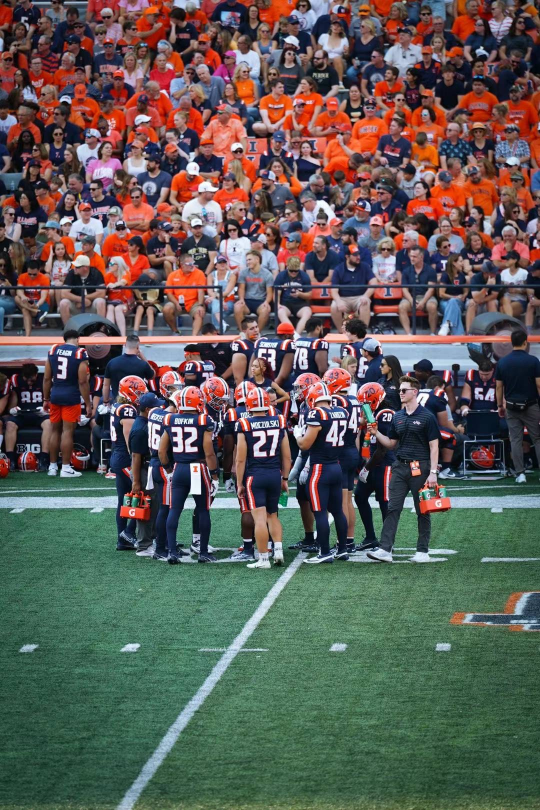
#> input picture project-mosaic/tiles/微信图片_20241016130828.jpg, 1080 x 1620 px (shown at 1/2 size); its folder holds only this picture in this run
$ jupyter execute shrink-images.ipynb
#> lines starting #> are read from the running program, lines starting #| are printed output that depends on the picture
### project-mosaic/DISCOVERY.py
import pandas as pd
from PIL import Image

def df_image(fileName):
  data = loadImage(fileName)
  return createImageDataFrame(data)

# [92 lines left out: functions loadImage, squareAndResizeImage, rgb2lab, imageToArray, not called in this run]


imageCache = {}


# [7 lines left out: function getTileImage, not called in this run]


def isImageFile(file):
#> called with file = 'tiles/微信图片_20241016130828.jpg'
  for ext in [".jpg", ".jpeg", ".png"]:
    if file.endswith(ext) or file.endswith(ext.upper()):
      return True

  return False

# [11 lines left out: function listTileImagesInPath, not called in this run]


tada = "\N{PARTY POPPER}"


# [309 lines left out: functions run_test_case_1b, run_test_case_2, run_test_case_3, run_test_case_4, run_test_case_5, run_test_case_6 and 2 more, not called in this run]

### project-mosaic/shrink-images.ipynb
# Shrink Images for Project Mosaic

If you use have many large images, this notebook contains the code to shrink your images to allow the mosaic to run quicker!

- Run both of the below cells to shrink all your images.
- Make sure your file folder is correct in the variables below:

[cell 1]
# What folder contains your tile images?
tileImageFolder = "tiles"

# What is the size of your final, smaller tile images?
# - Your image will be resized to `tileImageDimension` x `tileImageDimension`
tileImageDimension = 32

# What is the new folder for your smaller tile images?
smallTileImageFolder = f"{tileImageFolder}-small"

[cell 2]
import DISCOVERY
from PIL import Image
import os

os.makedirs(smallTileImageFolder, exist_ok=True)

for fileName in os.listdir(tileImageFolder):
  fullPath = os.path.join(tileImageFolder, fileName)
  if os.path.isfile(fullPath) and DISCOVERY.isImageFile(fullPath):
    print(f"Shrinking {fullPath}...")
    image = Image.open(fullPath)
#> image is the input picture: PIL image 1080x1620 RGB; mean R, G, B 94.4, 91, 85.7
    width, height = image.size
#> width = 1080; height = 1620
    dimension = min(width, height)
#> dimension = 1080
    image = image.crop((0, 0, dimension, dimension))
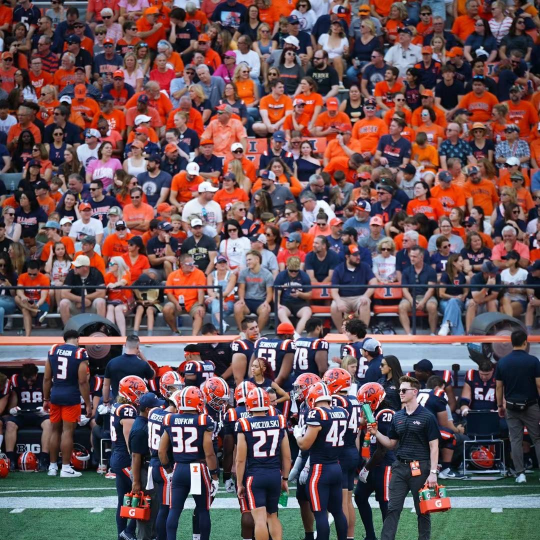
#> image: PIL image 1080x1080 RGB (shown at 1/2 size); mean R, G, B 106.4, 82.3, 85.2
    image = image.resize((tileImageDimension, tileImageDimension), resample=Image.Resampling.LANCZOS)
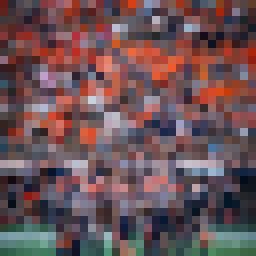
#> image: PIL image 32x32 RGB (shown 8 times larger); mean R, G, B 106.3, 82.2, 85.1
    image.save(os.path.join(smallTileImageFolder, fileName))

tada = "\N{PARTY POPPER}"
print()
print(f"{tada} SHRINK COMPLETE!")
print(f"- All image files in \"{tileImageFolder}\" are now {tileImageDimension}px x {tileImageDimension}px and saved in \"{smallTileImageFolder}\".")
print(f"- Use \"{smallTileImageFolder}\" as your tile image folder to run the mosaic creation much faster!")

$ run again, on project-mosaic/tiles/微信图片_202410161309403.jpg
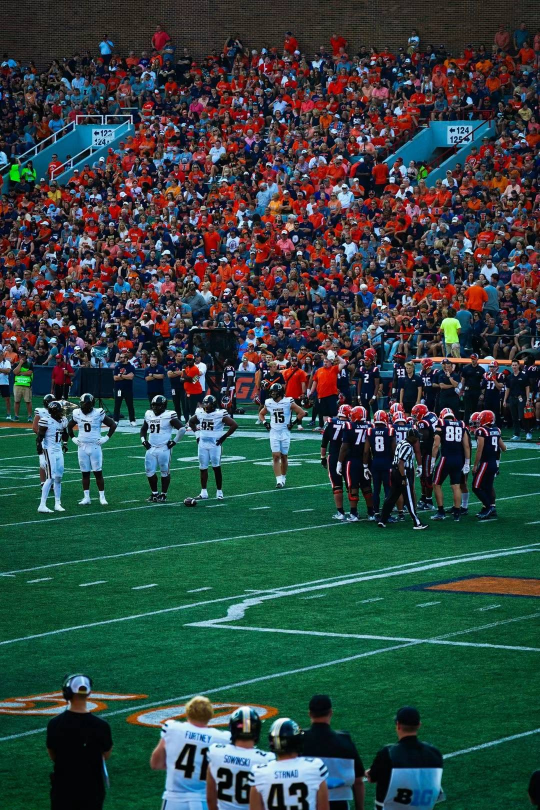
#> input picture project-mosaic/tiles/微信图片_202410161309403.jpg, 1080 x 1620 px (shown at 1/2 size)
#> image is the input picture: PIL image 1080x1620 RGB; mean R, G, B 49.9, 69.7, 65.2
#> `image = image.crop((0, 0, dimension, dimension))`:
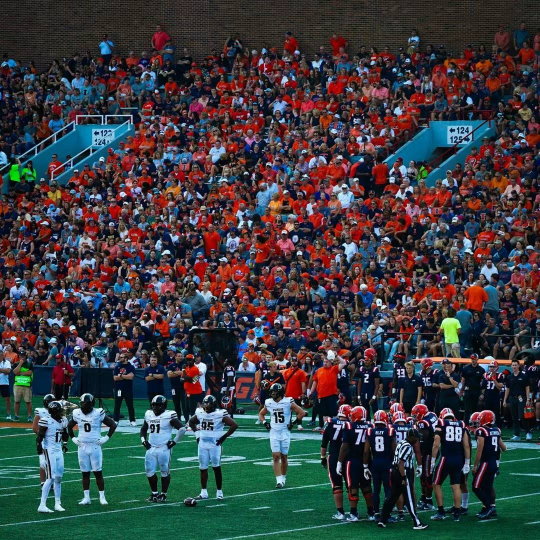
#> image: PIL image 1080x1080 RGB (shown at 1/2 size); mean R, G, B 59.8, 61.3, 64.1
#> `image = image.resize((tileImageDimension, tileImageDimension), resampl..`:
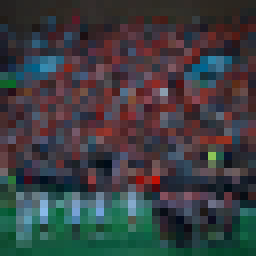
#> image: PIL image 32x32 RGB (shown 8 times larger); mean R, G, B 59.9, 61.3, 64.1

$ run again, on project-mosaic/tiles/微信图片_202410161309411.jpg
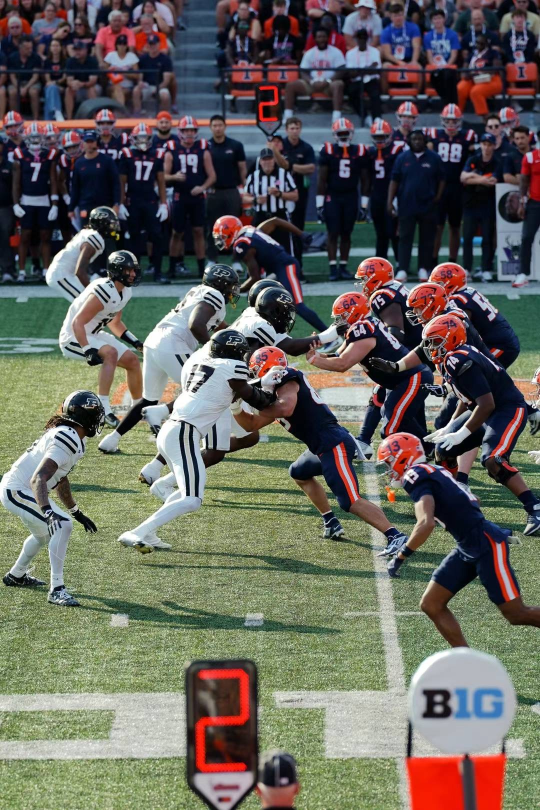
#> input picture project-mosaic/tiles/微信图片_202410161309411.jpg, 1080 x 1620 px (shown at 1/2 size)
#> image is the input picture: PIL image 1080x1620 RGB; mean R, G, B 101.3, 99.9, 92.4
#> `image = image.crop((0, 0, dimension, dimension))`:
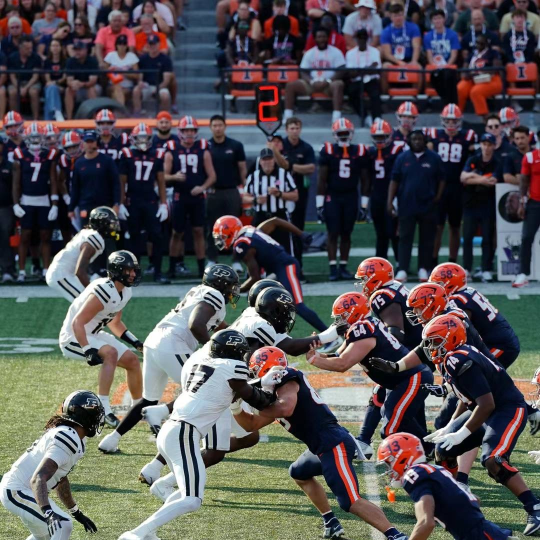
#> image: PIL image 1080x1080 RGB (shown at 1/2 size); mean R, G, B 83.9, 81.7, 83.4
#> `image = image.resize((tileImageDimension, tileImageDimension), resampl..`:
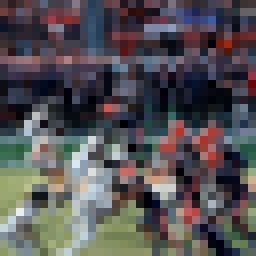
#> image: PIL image 32x32 RGB (shown 8 times larger); mean R, G, B 84, 81.7, 83.4

$ run again, on project-mosaic/tiles/微信图片_20241016130940.jpg
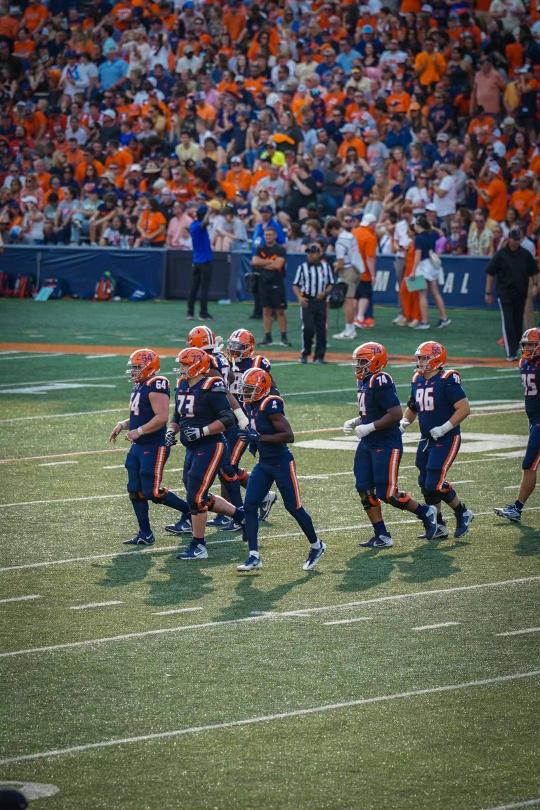
#> input picture project-mosaic/tiles/微信图片_20241016130940.jpg, 1080 x 1620 px (shown at 1/2 size)
#> image is the input picture: PIL image 1080x1620 RGB; mean R, G, B 94.1, 94.8, 85
#> `image = image.crop((0, 0, dimension, dimension))`:
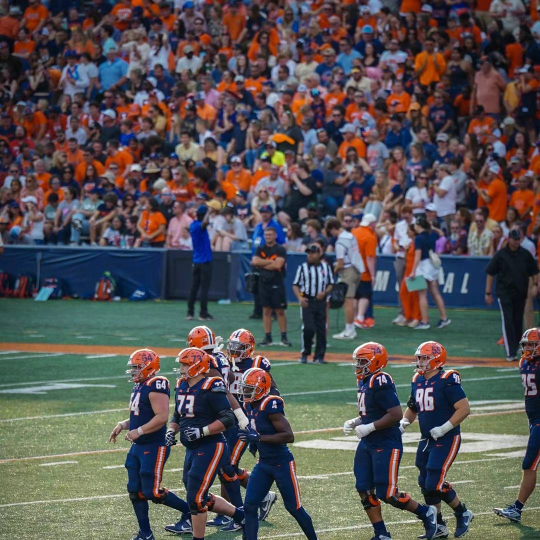
#> image: PIL image 1080x1080 RGB (shown at 1/2 size); mean R, G, B 86.6, 82.5, 82.5
#> `image = image.resize((tileImageDimension, tileImageDimension), resampl..`:
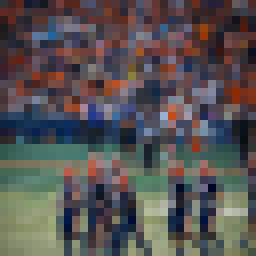
#> image: PIL image 32x32 RGB (shown 8 times larger); mean R, G, B 86.7, 82.5, 82.5
